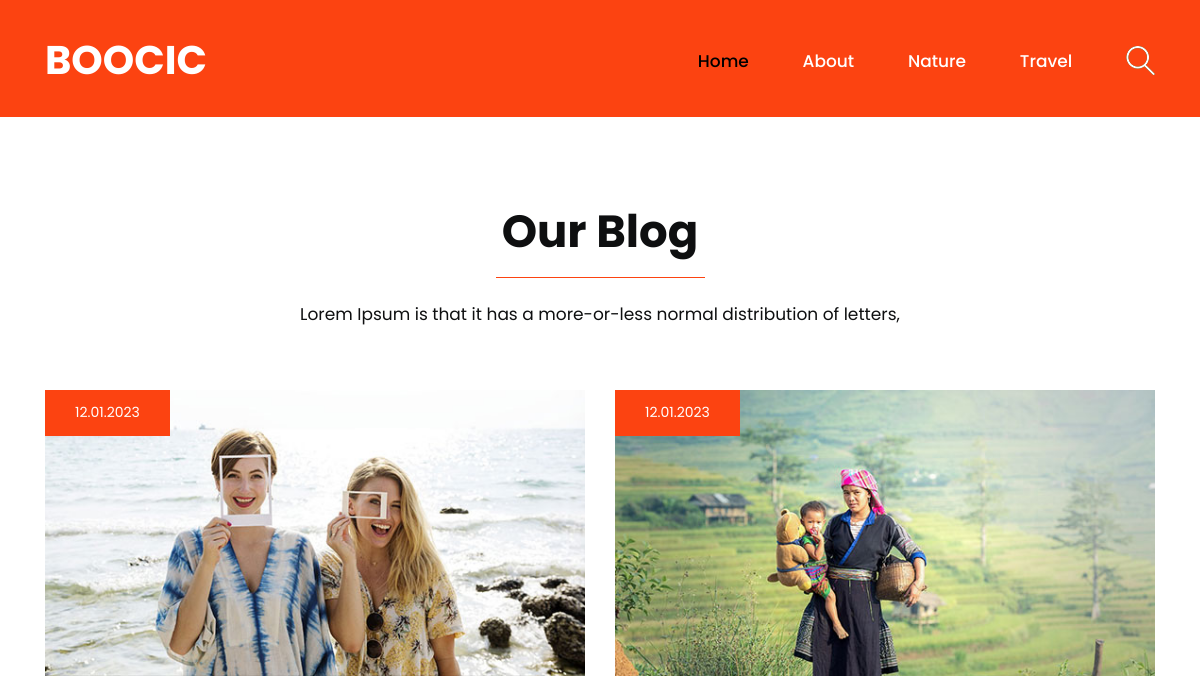
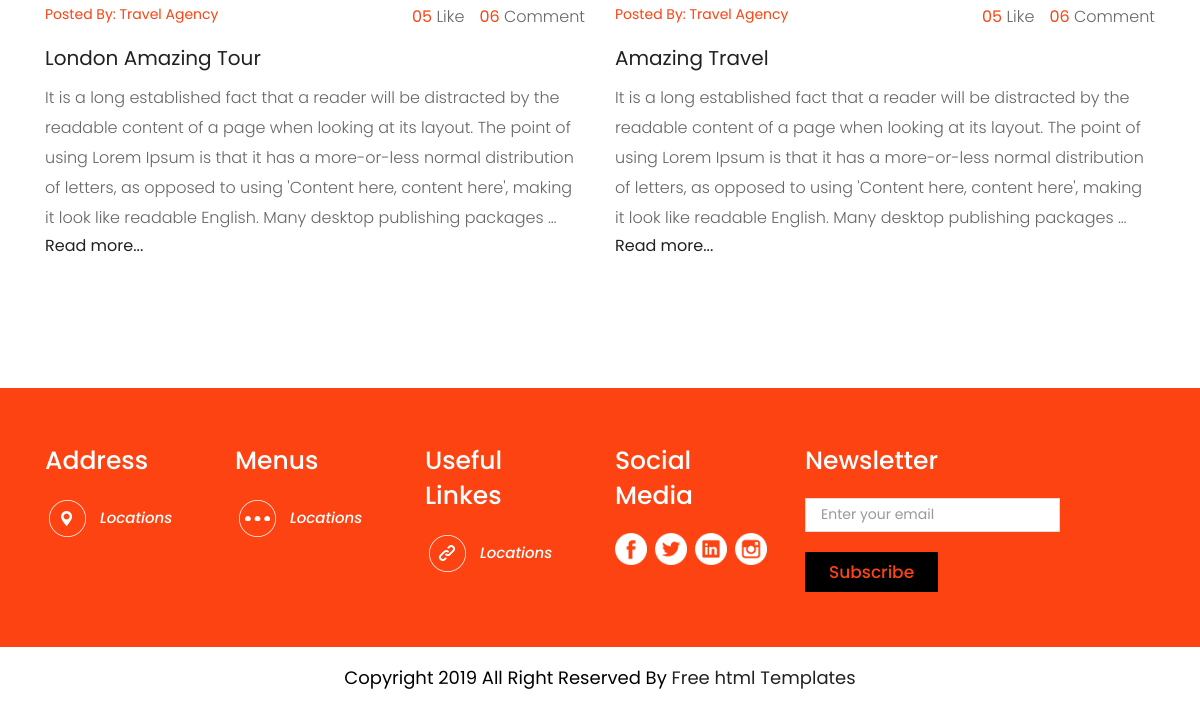
Page /blog/ on the earlier database version (2 pictures, top to bottom).
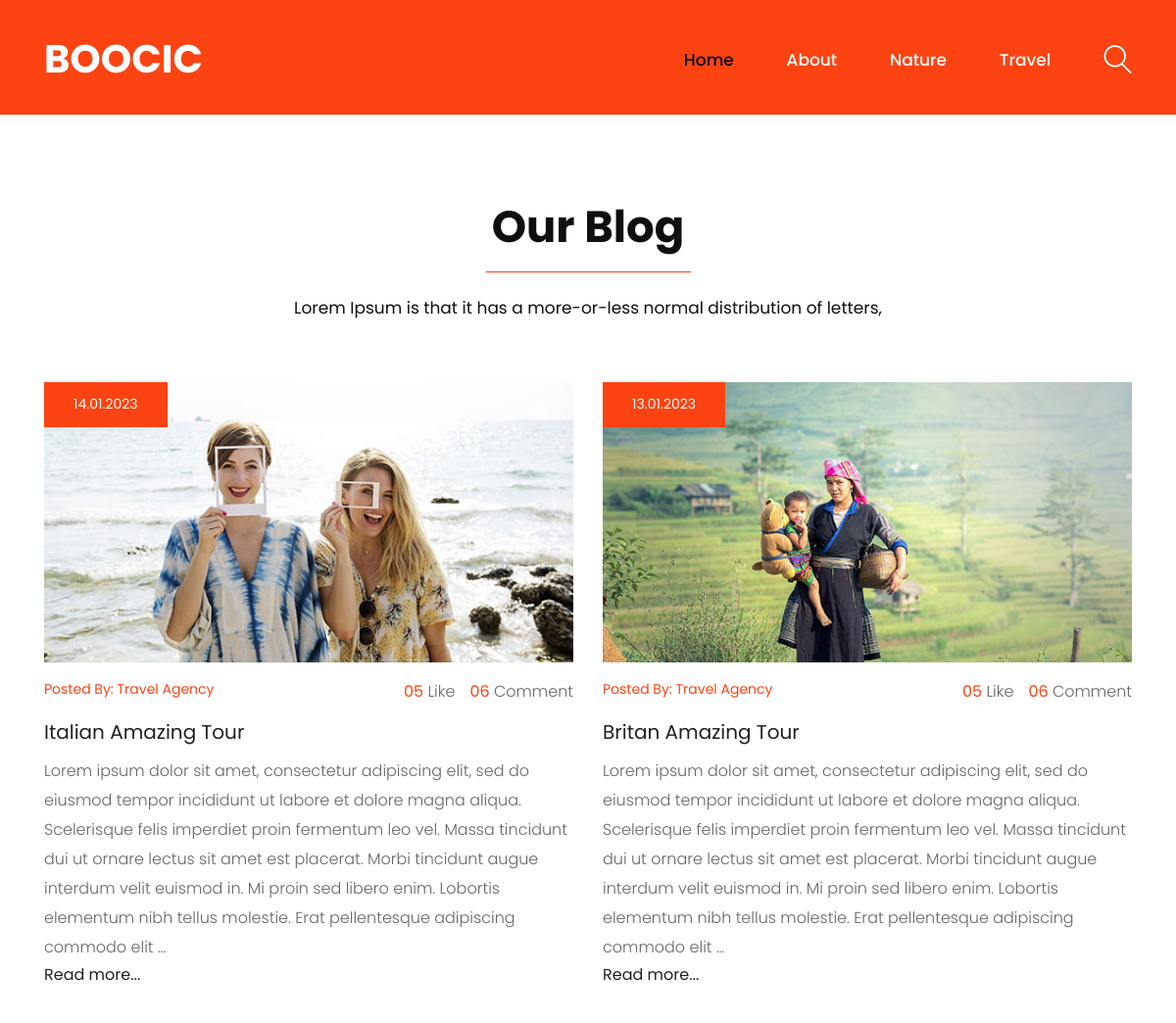
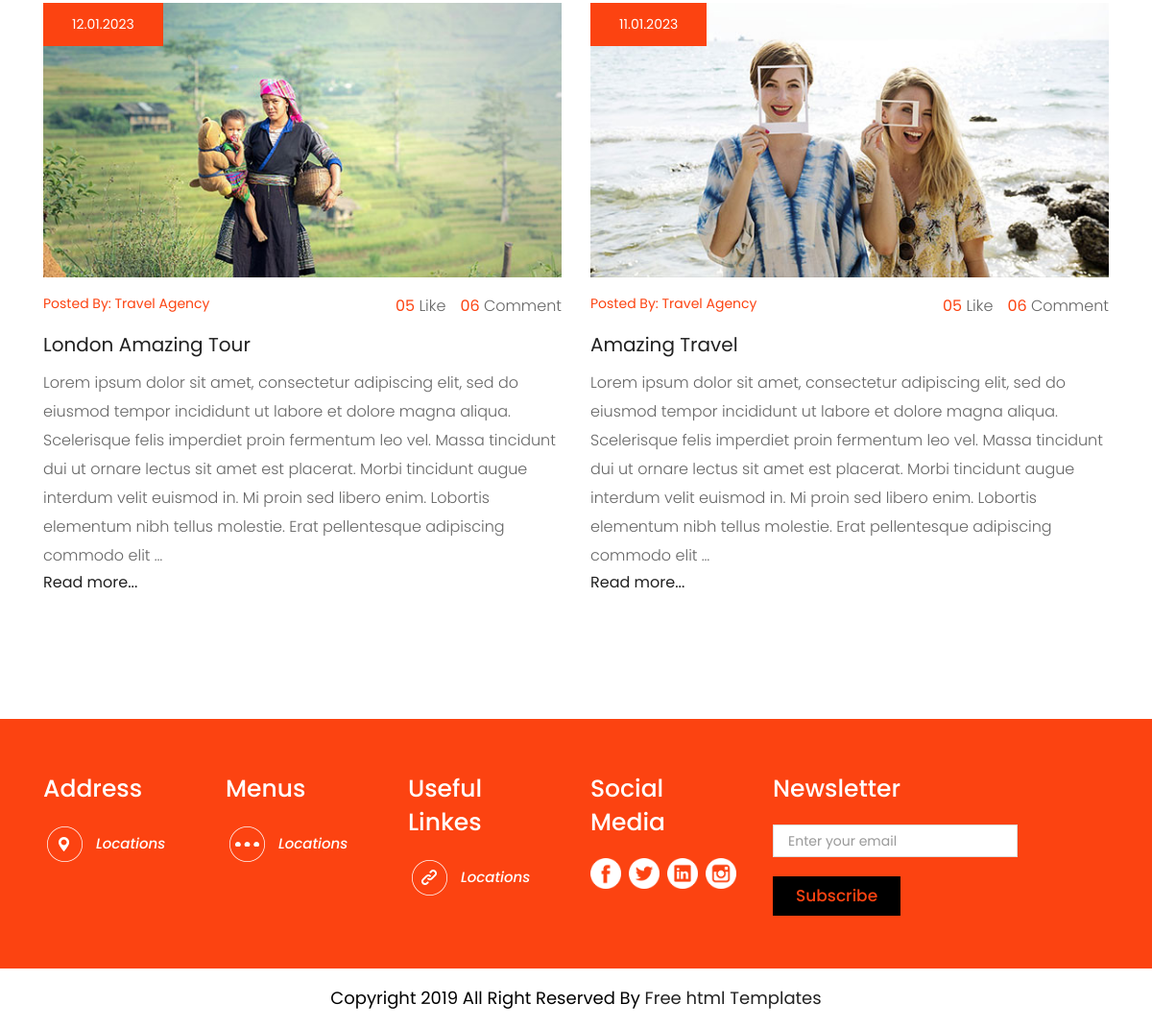
Same page on the later database version (2 pictures, top to bottom).
### blog/models.py (models this page shows, shortened)
class Category(models.Model):
    title = models.CharField(max_length=255, verbose_name='Название Категории')
    slug = models.SlugField(max_length=255, verbose_name='Url_of_Category', unique=True)
    def get_absolute_url(self):
        return reverse('category', kwargs={"slug": self.slug})
    class Meta:
        verbose_name = 'Категория(ю)'
        verbose_name_plural = 'Категории'
        ordering = ['title']

class Post(models.Model):
    title = models.CharField(max_length=255, verbose_name='Название Поста')
    slug = models.SlugField(max_length=255, verbose_name='Url_of_Post', unique=True)
    author = models.CharField(max_length=100, verbose_name='Автор')
    content = models.TextField(blank=True, verbose_name='Контент')
    created_at = models.DateTimeField(auto_now_add=True, verbose_name='Время Создания')
    updated_at = models.DateTimeField(auto_now=True, verbose_name="Время последнего Редактирования")
    photo = models.ImageField(upload_to='photos/%Y/%m/%d', blank=True, verbose_name='Фото')
    is_published = models.BooleanField(default=True, verbose_name="Опубликовано")
    views = models.IntegerField(default=0, verbose_name='Количество просмотров')
    category = models.ForeignKey(Category, on_delete=models.PROTECT, related_name='get_category',
                                 verbose_name='Категория')
    tags = models.ManyToManyField(Tag, blank=True, related_name='get_tags')
    likes = models.ManyToManyField(User, blank=True, related_name="get_likes")
    def get_absolute_url(self):
        return reverse('post', kwargs={"slug": self.slug})
    class Meta:
        verbose_name = "Пост"
        verbose_name_plural = "Посты(ов)"
        ordering = ['-created_at']

### blog/views.py (the view)
# urls.py: path('', Home.as_view(), name='blog_home'),
class Home(ListView):
    model = Post
    template_name = 'blog/home.html'
    context_object_name = 'posts'
    paginate_by = 4
    def get_context_data(self, *, object_list=None, **kwargs):
        context = super().get_context_data(**kwargs)
        context['title'] = 'Classic Blog Design'
        return context

### blog/templatetags/header.py (called while the page is built)
@register.inclusion_tag("templatetags_templates/show_categories_tpl.html")
def show_categories():
    categories = Category.objects.annotate(cnt=Count("get_category", filter=F("get_category__is_published"))).\
        filter(cnt__gt=0)
    return {"categories": categories, }

### blog/templates/blog/home.html
{% extends 'base_blog/base.html' %}
{% load static %}
{% block content %}
<div id="blog" class="blog">
    <div class="container">
        <div class="row">
            <div class="col-md-12">
                <div class="titlepage">
                    <a href="blog/"><h2>Our Blog</h2></a>
                    <span>Lorem Ipsum is that it has a more-or-less normal distribution of letters,</span>
                </div>
            </div>
        </div>
        <div class="row">
            {% for post in posts %}
            <div class="col-xl-6 col-lg-6 col-md-6 col-sm-12">
                <div class="blog-box">
                    <figure>
                        {% if post.photo %}
                        <img src="{{ post.photo.url }}" alt="{{ post.title }}">
                        {% else %}
                        <img src="https://picsum.photos/id/1060/300/201/?blur=2" alt="{{ post.title }}">
                        {% endif %}
                        <span>{{ post.created_at|date:"d.m.Y" }}</span>
                    </figure>
                    <div class="travel">
                        <span>Posted By: <span class="author-name">{{ post.author }}</span></span>
                        <p><strong class="Comment"> 06 </strong> Comment</p>
                        <p><strong class="like">05 </strong>Like</p>
                    </div>
                    <h3><a href="{{ post.get_absolute_url }}">{{ post.title }}</a></h3>
                    <p>{{ post.content|truncatewords_html:58|safe }}</p>
                    <h4><a href="{{ post.get_absolute_url }}">Read more...</a></h4>
                </div>
            </div>
            {% empty %}
            <p>По вашему запросу нет информации...</p>
            {% endfor %}
        </div>
    </div>
</div>
{% endblock %}

### blog/templates/base_blog/base.html
{% extends 'base.html' %}
{% block header %}
{% include './inc_blog/_header.html' %}
{% endblock %}

### templates/base.html (shortened to what this page needs)
{% load static %}
<!DOCTYPE html>
<html lang="en">
<head>
    <link rel="stylesheet" href="{% static 'css/bootstrap.min.css' %}">
    <link rel="stylesheet" href="{% static 'css/bootstrap.css' %}">
    <link rel="stylesheet" href="{% static 'css/style.css' %}">
    <link rel="stylesheet" href="{% static 'css/responsive.css' %}">
    <link rel="stylesheet" href="{% static 'css/jquery.mCustomScrollbar.min.css' %}">
    <link rel="stylesheet" href="https://netdna.bootstrapcdn.com/font-awesome/4.0.3/css/font-awesome.css">
    <link rel="stylesheet" href="https://cdnjs.cloudflare.com/ajax/libs/fancybox/2.1.5/jquery.fancybox.min.css"
          media="screen">
</head>
<body class="main-layout">
{% block header %}{% endblock %}
{% block content %}{% endblock %}
{% include 'inc/_footer.html' %}
</body>
</html>

### templates/inc/_loader.html (shortened to what this page needs)
{% load static %}

### blog/templates/base_blog/inc_blog/_header.html
{% load static %}
{% load header %}
<header>
    <div class="header">
        <div class="container">
            <div class="row">
                <div class="col-xl-3 col-lg-3 col-md-3 col-sm-3 col logo_section">
                    <div class="full">
                        <div class="center-desk">
                            <div class="logo"><a href="{% url 'home' %}">Boocic</a></div>
                        </div>
                    </div>
                </div>
                <div class="col-xl-9 col-lg-9 col-md-9 col-sm-9">
                    <div class="menu-area">
                        <div class="limit-box">
                            <nav class="main-menu">
                                <ul class="menu-area-main">
                                    <li class="active"><a href="{% url 'blog_home' %}">Home</a></li>
                                    <li><a href="#about">About</a></li>
                                    {% show_categories %}
                                    <li class="mean-last"><a href="#"><img src="{% static 'images/search_icon.png' %}"
                                                                           alt="#"/></a>
                                    </li>
                                </ul>
                            </nav>
                        </div>
                    </div>
                </div>
            </div>
        </div>
    </div>
</header>

### blog/templates/templatetags_templates/show_categories_tpl.html
{% for item in categories %}
<li><a href="{{ item.get_absolute_url }}">{{ item.title }}</a></li>
{% endfor %}

### templates/inc/_footer.html
{% load static %}
<footr>
    <div class="footer">
        <div class="container">
            <div class="row">
                <div class="col-lg-2 col-md-6 col-sm-12 width">
                    <div class="address">
                        <h3>Address</h3>
                        <i><img src="{% static 'icon/3.png' %}">Locations</i>
                    </div>
                </div>
                <div class="col-lg-2 col-md-6 col-sm-12 width">
                    <div class="address">
                        <h3>Menus</h3>
                        <i><img src="{% static 'icon/2.png' %}">Locations</i>
                    </div>
                </div>
                <div class="col-lg-2 col-md-6 col-sm-12 width">
                    <div class="address">
                        <h3>Useful Linkes</h3>
                        <i><img src="{% static 'icon/1.png' %}">Locations</i>
                    </div>
                </div>
                <div class="col-lg-2 col-md-6 col-sm-12 width">
                    <div class="address">
                        <h3>Social Media </h3>
                        <ul class="contant_icon">
                            <li><img src="{% static 'icon/fb.png' %}" alt="icon"/></li>
                            <li><img src="{% static 'icon/tw.png' %}" alt="icon"/></li>
                            <li><img src="{% static 'icon/lin(2).png' %}" alt="icon"/></li>
                            <li><img src="{% static 'icon/instagram.png' %}" alt="icon"/></li>
                        </ul>
                    </div>
                </div>
                <div class="col-xl-3 col-lg-3 col-md-12 col-sm-12 width">
                    <div class="address">
                        <h3>Newsletter </h3>
                        <input class="form-control" placeholder="Enter your email" type="type" name="Enter your email">
                        <button class="submit-btn">Subscribe</button>
                    </div>
                </div>
            </div>
        </div>
        <div class="copyright">
            <p>Copyright 2019 All Right Reserved By <a href="https://html.design/">Free html Templates</a></p>
        </div>
    </div>
</footr>

### project/static/css/icomoon.css (style rules this page uses)
body { background: #fff; }

Differences in the rows shown:
added Post: photo (picture), created_at "14.01.2023", author "Travel Agency", title "Italian Amazing Tour", content "Lorem ipsum dolor sit amet, consectetur adipiscing elit, sed do eiusmod tempor incididunt ut labore et dolore magna aliqua. Scelerisque felis imperdiet proin fermentum leo vel. Massa tincidunt dui ut ornare lectus sit amet est placerat. Morbi tincidunt augue interdum velit euismod in. Mi proin sed libero enim. Lobortis elementum nibh tellus molestie. Erat pellentesque adipiscing commodo elit …"
added Post: photo (picture), created_at "13.01.2023", author "Travel Agency", title "Britan Amazing Tour", content "Lorem ipsum dolor sit amet, consectetur adipiscing elit, sed do eiusmod tempor incididunt ut labore et dolore magna aliqua. Scelerisque felis imperdiet proin fermentum leo vel. Massa tincidunt dui ut ornare lectus sit amet est placerat. Morbi tincidunt augue interdum velit euismod in. Mi proin sed libero enim. Lobortis elementum nibh tellus molestie. Erat pellentesque adipiscing commodo elit …"
changed Post "London Amazing Tour": photo: a different picture; content "It is a long established fact that a reader will be distracted by the readable content of a page when looking at its layout. The point of using Lorem Ipsum is that it has a more-or-less normal distribution of letters, as opposed to using 'Content here, content here', making it look like readable English. Many desktop publishing packages …" → "Lorem ipsum dolor sit amet, consectetur adipiscing elit, sed do eiusmod tempor incididunt ut labore et dolore magna aliqua. Scelerisque felis imperdiet proin fermentum leo vel. Massa tincidunt dui ut ornare lectus sit amet est placerat. Morbi tincidunt augue interdum velit euismod in. Mi proin sed libero enim. Lobortis elementum nibh tellus molestie. Erat pellentesque adipiscing commodo elit …"
changed Post "Amazing Travel": photo: a different picture; created_at "12.01.2023" → "11.01.2023"; content "It is a long established fact that a reader will be distracted by the readable content of a page when looking at its layout. The point of using Lorem Ipsum is that it has a more-or-less normal distribution of letters, as opposed to using 'Content here, content here', making it look like readable English. Many desktop publishing packages …" → "Lorem ipsum dolor sit amet, consectetur adipiscing elit, sed do eiusmod tempor incididunt ut labore et dolore magna aliqua. Scelerisque felis imperdiet proin fermentum leo vel. Massa tincidunt dui ut ornare lectus sit amet est placerat. Morbi tincidunt augue interdum velit euismod in. Mi proin sed libero enim. Lobortis elementum nibh tellus molestie. Erat pellentesque adipiscing commodo elit …"
